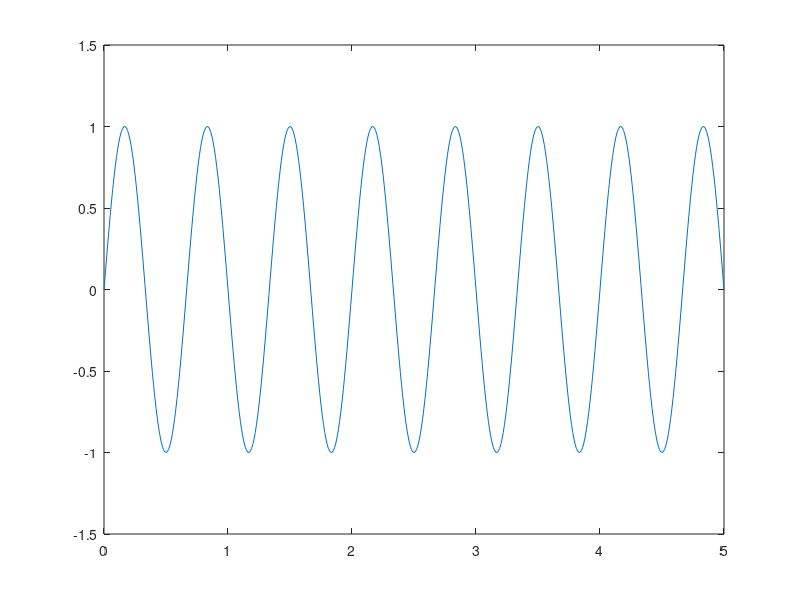

MATLAB code to generate this figure: (Note: this script raises an error after producing the figure.)
clc
clear all
close all
Fs = 100;         % Sampling frequency
t = 0:1/Fs:5;       % Time vector
f_signal = 1.5;      % Signal frequency
signal = sin(2*pi*f_signal*t);

% Add noise to the signal
SNR_target = 200;    % Target SNR in dB
noise = randn(size(t));  % Gaussian white noise with zero mean and unit variance

% Adjust the noise amplitude to achieve the target SNR
signal_power = rms(signal)^2;
noise_power = rms(noise)^2;
desired_noise_power = signal_power / (10^(SNR_target/10));
noise = noise * sqrt(desired_noise_power / noise_power);

10*log10(sum(signal.^2)/sum((noise.^2)))
% Add noise to the signal
noisy_signal = signal + noise;
plot(t,noisy_signal);
str=['noisy_signal_',num2str(SNR_target),'dB'];
xlswrite('sinwave_snr200dB_1.5Hz_Fs100Hz.xlsx',noisy_signal')